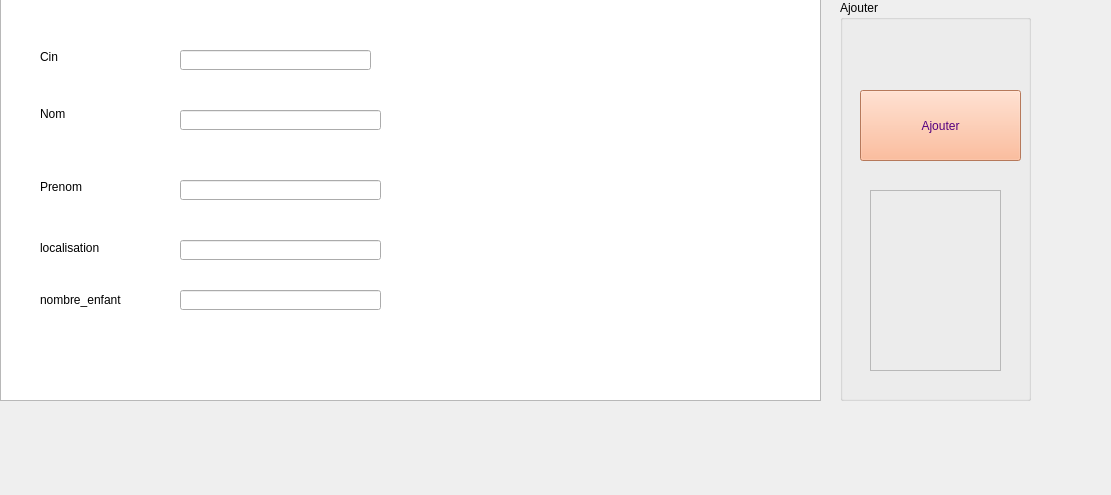
      <widget class="QWidget" name="page_12">
       <property name="geometry">
        <rect>
         <x>0</x>
         <y>0</y>
         <width>1111</width>
         <height>495</height>
        </rect>
       </property>
       <attribute name="icon">
        <iconset>
         <normaloff>../../Downloads/icons8-fournisseur-100.png</normaloff>../../Downloads/icons8-fournisseur-100.png</iconset>
       </attribute>
       <attribute name="label">
        <string>ajouter familles</string>
       </attribute>
       <widget class="QGroupBox" name="groupBox_9">
        <property name="geometry">
         <rect>
          <x>840</x>
          <y>0</y>
          <width>191</width>
          <height>401</height>
         </rect>
        </property>
        <property name="title">
         <string>Ajouter</string>
        </property>
        <widget class="QPushButton" name="b_ajouter">
         <property name="geometry">
          <rect>
           <x>20</x>
           <y>90</y>
           <width>161</width>
           <height>71</height>
          </rect>
         </property>
         <property name="styleSheet">
          <string notr="true">color: rgb(85, 0, 127);
background-color: rgb(255, 170, 127);
font: 75 12pt &quot;MS Shell Dlg 2&quot;;</string>
         </property>
         <property name="text">
          <string>Ajouter</string>
         </property>
         <property name="icon">
          <iconset>
           <normaloff>../../Downloads/icons8-add-user-male-100.png</normaloff>../../Downloads/icons8-add-user-male-100.png</iconset>
         </property>
        </widget>
        <widget class="QFrame" name="frame">
         <property name="geometry">
          <rect>
           <x>30</x>
           <y>190</y>
           <width>131</width>
           <height>181</height>
          </rect>
         </property>
         <property name="styleSheet">
          <string notr="true">image: url(:/new/prefix1/pngegg (2).png);</string>
         </property>
         <property name="frameShape">
          <enum>QFrame::StyledPanel</enum>
         </property>
         <property name="frameShadow">
          <enum>QFrame::Raised</enum>
         </property>
        </widget>
       </widget>
       <widget class="QTableWidget" name="tableWidget_9">
        <property name="geometry">
         <rect>
          <x>0</x>
          <y>-10</y>
          <width>821</width>
          <height>411</height>
         </rect>
        </property>
       </widget>
       <widget class="QLineEdit" name="noma">
        <property name="geometry">
         <rect>
          <x>180</x>
          <y>110</y>
          <width>201</width>
          <height>20</height>
         </rect>
        </property>
       </widget>
       <widget class="QLineEdit" name="prenoma">
        <property name="geometry">
         <rect>
          <x>180</x>
          <y>180</y>
          <width>201</width>
          <height>20</height>
         </rect>
        </property>
       </widget>
       <widget class="QLineEdit" name="locala">
        <property name="geometry">
         <rect>
          <x>180</x>
          <y>240</y>
          <width>201</width>
          <height>20</height>
         </rect>
        </property>
       </widget>
       <widget class="QLineEdit" name="nbenfanta">
        <property name="geometry">
         <rect>
          <x>180</x>
          <y>290</y>
          <width>201</width>
          <height>20</height>
         </rect>
        </property>
       </widget>
       <widget class="QLineEdit" name="cina">
        <property name="geometry">
         <rect>
          <x>180</x>
          <y>50</y>
          <width>191</width>
          <height>20</height>
         </rect>
        </property>
       </widget>
       <widget class="QLabel" name="label">
        <property name="geometry">
         <rect>
          <x>40</x>
          <y>50</y>
          <width>47</width>
          <height>14</height>
         </rect>
        </property>
        <property name="text">
         <string>Cin</string>
        </property>
       </widget>
       <widget class="QLabel" name="label_2">
        <property name="geometry">
         <rect>
          <x>40</x>
          <y>104</y>
          <width>47</width>
          <height>20</height>
         </rect>
        </property>
        <property name="text">
         <string>Nom</string>
        </property>
       </widget>
       <widget class="QLabel" name="label_3">
        <property name="geometry">
         <rect>
          <x>40</x>
          <y>180</y>
          <width>47</width>
          <height>14</height>
         </rect>
        </property>
        <property name="text">
         <string>Prenom</string>
        </property>
       </widget>
       <widget class="QLabel" name="label_4">
        <property name="geometry">
         <rect>
          <x>40</x>
          <y>240</y>
          <width>131</width>
          <height>16</height>
         </rect>
        </property>
        <property name="text">
         <string>localisation</string>
        </property>
       </widget>
       <widget class="QLabel" name="label_5">
        <property name="geometry">
         <rect>
          <x>40</x>
          <y>290</y>
          <width>91</width>
          <height>20</height>
         </rect>
        </property>
        <property name="text">
         <string>nombre_enfant</string>
        </property>
       </widget>
      </widget>
